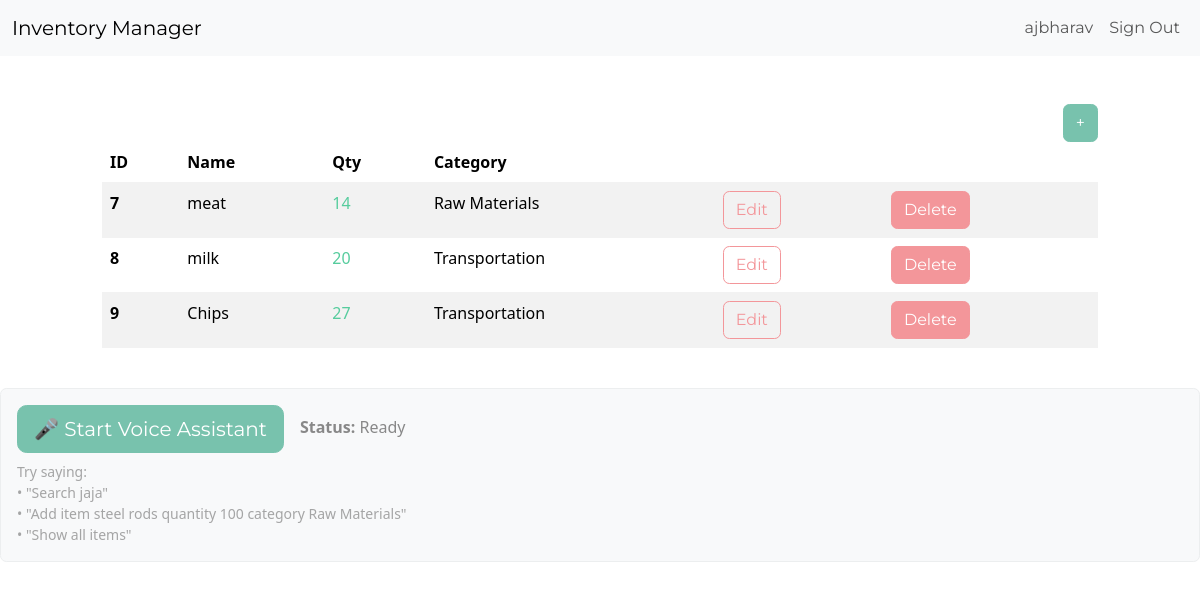
Page /dashboard/ (signed in) on the committed database.
### inventory/models.py (models this page shows, shortened)
class InventoryItem(models.Model):
	name = models.CharField(max_length=200)
	quantity = models.IntegerField()
	category = models.ForeignKey('Category', on_delete=models.SET_NULL, blank=True, null=True)
	date_created = models.DateTimeField(auto_now_add=True)
	user = models.ForeignKey(User, on_delete=models.CASCADE)

class Category(models.Model):
	name = models.CharField(max_length=200)
	class Meta:
		verbose_name_plural = 'categories'

### inventory/views.py (the view)
# urls.py: path('dashboard/', Dashboard.as_view(), name='dashboard'),
class Dashboard(LoginRequiredMixin, View):
	def get(self, request):
		items = InventoryItem.objects.filter(user=self.request.user.id).order_by('id')
		low_inventory = InventoryItem.objects.filter(
			user=self.request.user.id,
			quantity__lte=LOW_QUANTITY
		)
		if low_inventory.count() > 0:
			if low_inventory.count() > 1:
				messages.error(request, f'{low_inventory.count()} items have low inventory')
			else:
				messages.error(request, f'{low_inventory.count()} item has low inventory')
		low_inventory_ids = InventoryItem.objects.filter(
			user=self.request.user.id,
			quantity__lte=LOW_QUANTITY
		).values_list('id', flat=True)
		return render(request, 'inventory/dashboard.html', {'items': items, 'low_inventory_ids': low_inventory_ids})

### inventory/templates/inventory/dashboard.html (shortened to what this page needs)
{% extends 'inventory/base.html' %}
{% block content %}
	<div class="row">
		<div class="col-md-10 col-12 mx-auto mt-5">
			<div class="d-flex justify-content-end">
				<a href="{% url 'add-item' %}" class="btn btn-primary">+</a>
			</div>
			<table class="table table-hover table-striped">
				<thead>
					<tr>
						<th scope="col">ID</th>
						<th scope="col">Name</th>
						<th scope="col">Qty</th>
						<th scope="col">Category</th>
						<th scope="col"></th>
						<th scope="col"></th>
					</tr>
				</thead>
				<tbody>
					{% for item in items %}
					<tr>
						<th scope="row">{{ item.id }}</th>
						<td>{{ item.name }}</td>
						{% if item.id in low_inventory_ids %}
							<td class="text-danger">{{ item.quantity }}</td>
						{% else %}
							<td class="text-success">{{ item.quantity }}</td>
						{% endif %}
						<td>{{ item.category.name }}</td>
						<td><a href="{% url 'edit-item' item.id %}" class="btn btn-outline-secondary">Edit</a></td>
						<td><a href="{% url 'delete-item' item.id %}" class="btn btn-secondary">Delete</a></td>
					</tr>
					{% endfor %}
				</tbody>
			</table>
		</div>
	</div>
	<div class="mb-4 p-3 border rounded bg-light mt-4">
		<div class="d-flex align-items-center gap-3">
			<button id="voice-btn" class="btn btn-primary btn-lg">
				🎤 Start Voice Assistant
			</button>
			<div>
				<strong>Status:</strong> <span id="voice-status">Ready</span>
			</div>
		</div>
		<div class="mt-2 text-muted small">
			Try saying:<br>
			• "Search jaja"<br>
			• "Add item steel rods quantity 100 category Raw Materials"<br>
			• "Show all items"
		</div>
	</div>
{% endblock %}

### inventory/templates/inventory/base.html (shortened to what this page needs)
<!DOCTYPE html>
<html lang="en">
<head>
	<link href="https://bootswatch.com/5/minty/bootstrap.min.css" rel="stylesheet">
</head>
<body>
	{% include 'inventory/navigation.html' %}
	{% block content %}
	{% endblock content %}
</body>
</html>

### inventory/templates/inventory/navigation.html (shortened to what this page needs)
<nav class="navbar navbar-expand-lg bg-light">
	<div class="container-fluid">
		<a class="navbar-brand" href="{% url 'index' %}">Inventory Manager</a>
		<div class="collapse navbar-collapse justify-content-end" id="navbarNav">
			<ul class="navbar-nav">
				{% if user.is_authenticated %}
					<li class="nav-item">
						<a class="nav-link" href="#">{{ user.username }}</a>
					</li>
					<li class="nav-item">
						<a class="nav-link" href="{% url 'logout' %}">Sign Out</a>
					</li>
				{% endif %}
			</ul>
		</div>
	</div>
</nav>

### rows in the picture
InventoryItem: id "7", name "meat", quantity "14", category.name "Raw Materials"
InventoryItem: id "8", name "milk", quantity "20", category.name "Transportation"
InventoryItem: id "9", name "Chips", quantity "27", category.name "Transportation"

### other values in the picture
{{ user.username }} "ajbharav"
